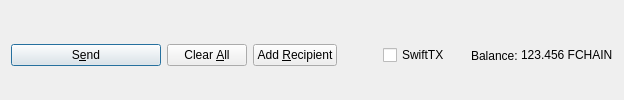
         <widget class="QFrame" name="frame_Send">
          <layout class="QHBoxLayout" name="horizontalLayout">
           <property name="bottomMargin">
            <number>0</number>
           </property>
           <item>
            <widget class="QPushButton" name="sendButton">
             <property name="minimumSize">
              <size>
               <width>150</width>
               <height>0</height>
              </size>
             </property>
             <property name="toolTip">
              <string>Confirm the send action</string>
             </property>
             <property name="text">
              <string>S&amp;end</string>
             </property>
             <property name="icon">
              <iconset resource="../fchain.qrc">
               <normaloff>:/icons/send</normaloff>:/icons/send</iconset>
             </property>
             <property name="autoDefault">
              <bool>false</bool>
             </property>
             <property name="default">
              <bool>true</bool>
             </property>
            </widget>
           </item>
           <item>
            <widget class="QPushButton" name="clearButton">
             <property name="sizePolicy">
              <sizepolicy hsizetype="Minimum" vsizetype="Fixed">
               <horstretch>0</horstretch>
               <verstretch>0</verstretch>
              </sizepolicy>
             </property>
             <property name="toolTip">
              <string>Clear all fields of the form.</string>
             </property>
             <property name="text">
              <string>Clear &amp;All</string>
             </property>
             <property name="icon">
              <iconset resource="../fchain.qrc">
               <normaloff>:/icons/remove</normaloff>:/icons/remove</iconset>
             </property>
             <property name="autoDefault">
              <bool>false</bool>
             </property>
            </widget>
           </item>
           <item>
            <widget class="QPushButton" name="addButton">
             <property name="toolTip">
              <string>Send to multiple recipients at once</string>
             </property>
             <property name="text">
              <string>Add &amp;Recipient</string>
             </property>
             <property name="icon">
              <iconset resource="../fchain.qrc">
               <normaloff>:/icons/add</normaloff>:/icons/add</iconset>
             </property>
             <property name="autoDefault">
              <bool>false</bool>
             </property>
            </widget>
           </item>
           <item>
            <spacer name="horizontalSpacer">
             <property name="orientation">
              <enum>Qt::Horizontal</enum>
             </property>
             <property name="sizeHint" stdset="0">
              <size>
               <width>40</width>
               <height>20</height>
              </size>
             </property>
            </spacer>
           </item>
           <item>
            <layout class="QHBoxLayout" name="horizontalLayout_2">
             <property name="spacing">
              <number>3</number>
             </property>
             <item>
              <widget class="QCheckBox" name="checkSwiftTX">
               <property name="enabled">
                <bool>true</bool>
               </property>
               <property name="minimumSize">
                <size>
                 <width>85</width>
                 <height>0</height>
                </size>
               </property>
               <property name="text">
                <string>SwiftTX</string>
               </property>
              </widget>
             </item>
             <item>
              <widget class="QLabel" name="label">
               <property name="text">
                <string>Balance:</string>
               </property>
              </widget>
             </item>
             <item>
              <widget class="QLabel" name="labelBalance">
               <property name="sizePolicy">
                <sizepolicy hsizetype="Preferred" vsizetype="Fixed">
                 <horstretch>0</horstretch>
                 <verstretch>0</verstretch>
                </sizepolicy>
               </property>
               <property name="cursor">
                <cursorShape>IBeamCursor</cursorShape>
               </property>
               <property name="text">
                <string notr="true">123.456 FCHAIN</string>
               </property>
               <property name="textInteractionFlags">
                <set>Qt::LinksAccessibleByMouse|Qt::TextSelectableByKeyboard|Qt::TextSelectableByMouse</set>
               </property>
              </widget>
             </item>
            </layout>
           </item>
          </layout>
         </widget>
